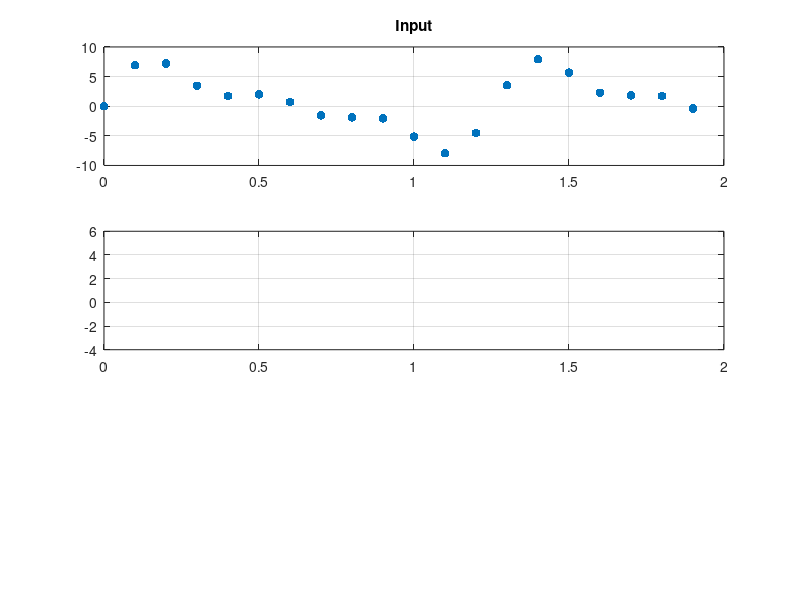

This figure's MATLAB source: (Note: this script raises an error after producing the figure.)
%% IMPACT4Mech - Continuous-Time Data-Driven Control
% Numerical example for Algorithm 2 of the paper:
% A. Bosso, M. Borghesi, A. Iannelli, G. Notarstefano, A. R. Teel
% "Derivative-Free Data-Driven Control of Continuous-Time Linear
% Time-Invariant Systems." 2025 European Control Conference (ECC).

% This file requires the installation of MOSEK and YALMIP
% MOSEK:  https://docs.mosek.com/10.2/toolbox/index.html
% YALMIP: https://yalmip.github.io

%% Startup functions

clear
clc

%% System definition

% plant transfer function
s          = tf('s');
plant_tf   = (s - 1)/(s^2 + 4)/s; % replace with the desired plant
[num, den] = tfdata(plant_tf, 'v');

% state space realization (controllability canonical form)
n = size(den, 2) - 1; % order of the system
A = [zeros(n-1, 1) eye(n-1);
          -flip(den(2:end))];
b = [zeros(n-1, 1); 1];
c = [flip(num(2:end))]';

%% Algorithm parameters

% experiment duration
T  = 2;

% filter gains
tau    = 1;
lambda = -(1/tau)*(1:n)'; % descending order
Lambda = diag(lambda);
ell    = -lambda;

% sampling time
Ts     = 0.1;

%% Continuous-time dataset

% plant initial conditions
% x0 = 5*(2*rand(n, 1) - 1); % random initial conditions
x0 = [-3.9223; 4.0631; 3.7965]; % example for the paper

% applied input (sum of sinusoids)
omega = 5;
t     = 0:T/1000000:T;
u     =    5*sin(omega*t) + 3*sin(2*omega*t) +...
         2*sin(3*omega*t);

% plant simulation
plant = ss(A, b, c', []);
y     = lsim(plant, u, t, x0)';

%% Filtering

% filter initial conditions
zeta10 = zeros(n, 1);
zeta20 = zeros(n, 1);
chi0   = ones(n, 1);

% filter dynamics
filter = ss(Lambda, ell, eye(n), []);
zeta1  = lsim(filter, y, t, zeta10)';
zeta2  = lsim(filter, u, t, zeta20)';
chi    = lsim(filter, zeros(1, length(t)), t, chi0)';

% derivatives
dzeta1 = Lambda*zeta1 + ell*y;
dzeta2 = Lambda*zeta2 + ell*u;
dchi   = Lambda*chi;

%% Sampling

% sample points
samples = 0:Ts:T-Ts;
N       = size(samples, 2);

% input sampling
U    = interp1(t, u, samples, "nearest");

% filter states sampling
Z1   = interp1(t, zeta1', samples, "nearest")';
Z2   = interp1(t, zeta2', samples, "nearest")';
Chi  = interp1(t, chi', samples, "nearest")';
Za   = [Chi; Z1; Z2];

% filter derivatives sampling
dZ1  = interp1(t, dzeta1', samples, "nearest")';
dZ2  = interp1(t, dzeta2', samples, "nearest")';
dChi = interp1(t, dchi', samples, "nearest")';
dZa  = [dChi; dZ1; dZ2];

%% Plotting data

subplot(3, 1, 1)
hold on
grid on
box on
plot(t, u, 'LineWidth', 1.5)
scatter(samples, U, 40, 'filled', 'o')
title('Input')

subplot(3, 1, 2)
hold on
grid on
box on
plot(t, zeta1, 'LineWidth', 1.5)
scatter(samples, Z1, 40, 'filled', 'o')
plot(t, zeta2, 'LineWidth', 1.5)
scatter(samples, Z2, 40, 'filled', 'o')
title('Filter states')

subplot(3, 1, 3)
hold on
grid on
box on
plot(t, dzeta1, 'LineWidth', 1.5)
scatter(samples, dZ1, 40, 'filled', 'o')
plot(t, dzeta2, 'LineWidth', 1.5)
scatter(samples, dZ2, 40, 'filled', 'o')
title('Filter derivatives')

%% Computing the control gain

% decision variables
Q = sdpvar(size(Za, 2), 3*n);
P = sdpvar(3*n, 3*n);

% LMI constraints
Lyap_LMI = dZa*Q + Q'*dZa' <= -eps;
P_LMI    = P >= eps;
symmetry = Za*Q == P;

% Solving the LMI
constr = Lyap_LMI + P_LMI + symmetry;
obj = 0;
ops = sdpsettings('solver', 'mosek');
optimize(constr, obj, ops);

% gain computation
Q = value(Q);
K = U*Q*pinv(Za*Q)*[zeros(n, 2*n); eye(2*n)];

%% Stability check

A_augmented = [       A  zeros(n)  zeros(n);
                 ell*c'    Lambda  zeros(n);
               zeros(n)  zeros(n)    Lambda];
B_augmented = [b; zeros(n, 1); ell];

disp('Closed-loop eigenvalues:')
disp(eig(A_augmented + B_augmented*[zeros(1, n) K]))
